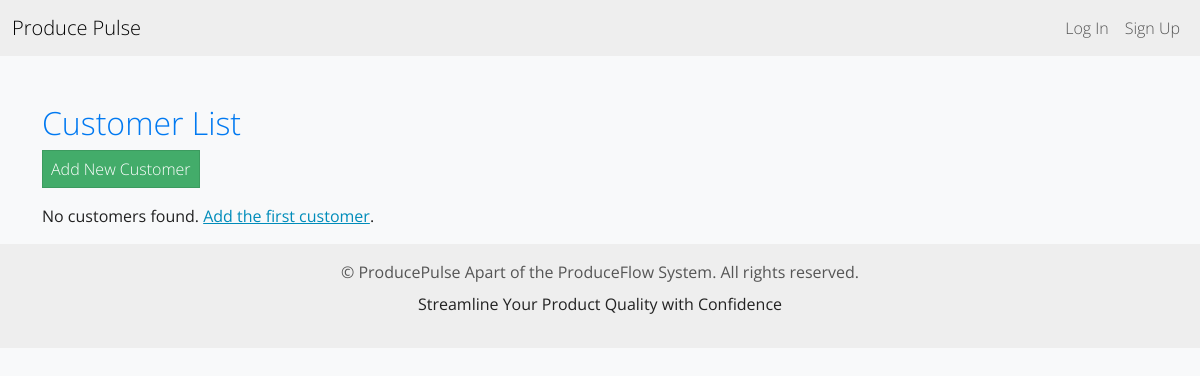
/customers/, run on an earlier commit of the app's database.
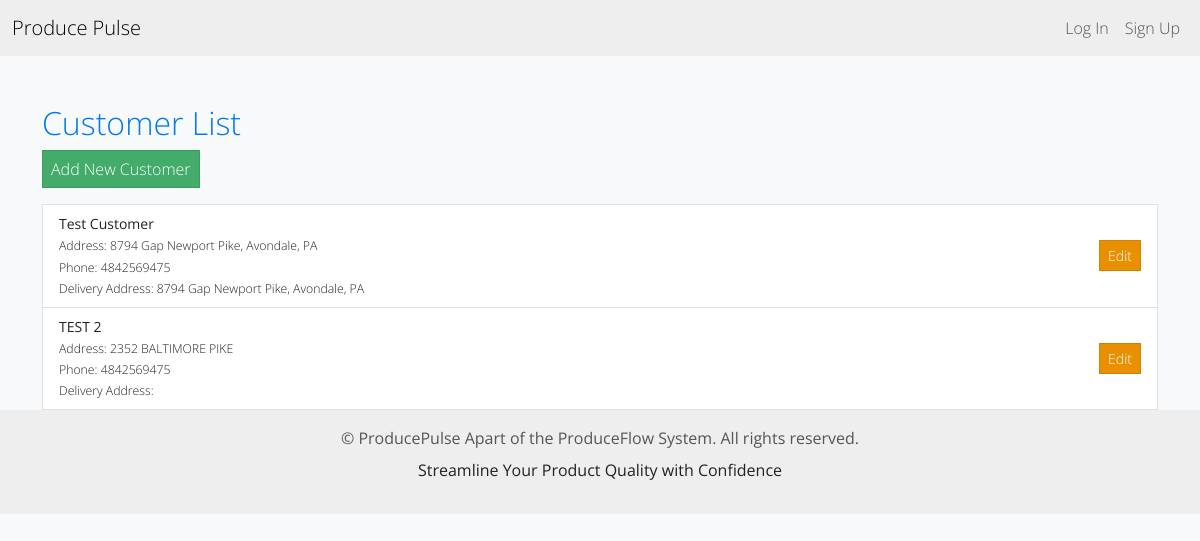
And on a later commit of the database.
### inventory/models.py (models this page shows, shortened)
class OrderCustomer(models.Model):
    name = models.CharField(max_length=255)
    address = models.CharField(max_length=255, blank=True)
    phone_number = models.CharField(max_length=20, blank=True)
    delivery_address = models.CharField(max_length=255, blank=True)

### inventory/views.py (the view)
# urls.py: path('customers/', OrderCustomerListView.as_view(), name='order_customer_list'),
class OrderCustomerListView(ListView):
    model = OrderCustomer
    template_name = 'inventory/order_customer_list.html'
    context_object_name = 'customers'

### inventory/templates/inventory/order_customer_list.html
{% extends 'inventory/base.html' %}
{% block content %}
<div class="container mt-5">
    <h2>Customer List</h2>
    <a href="{% url 'add_customer' %}" class="btn btn-success mb-3">Add New Customer</a>
    {% if customers %}
        <ul class="list-group">
            {% for customer in customers %}
            <li class="list-group-item d-flex justify-content-between align-items-center">
                <div>
                    <strong>{{ customer.name }}</strong><br>
                    <small>
                        Address: {{ customer.address }}<br>
                        Phone: {{ customer.phone_number }}<br>
                        Delivery Address: {{ customer.delivery_address }}
                    </small>
                </div>
                <a href="{% url 'edit_customer' customer.pk %}" class="btn btn-warning btn-sm">Edit</a>
            </li>
            {% endfor %}
        </ul>
    {% else %}
        <p>No customers found. <a href="{% url 'add_customer' %}">Add the first customer</a>.</p>
    {% endif %}
</div>
{% endblock %}

### inventory/templates/inventory/base.html (shortened to what this page needs)
<!DOCTYPE html>
<html lang="en">
<head>
    {% load static %}
    <link href="https://bootswatch.com/5/yeti/bootstrap.min.css" rel="stylesheet">
    <link href="https://cdnjs.cloudflare.com/ajax/libs/bootstrap-datepicker/1.9.0/css/bootstrap-datepicker.min.css" rel="stylesheet">
    <link href="{% static 'css/styles.css' %}" rel="stylesheet">
</head>
<body>
    {% include 'inventory/navigation.html' %}
    {% block content %}
    {% endblock content %}
</body>
<footer>
    {% include 'inventory/footer.html' %}
</footer>
</html>

### inventory/templates/inventory/navigation.html (shortened to what this page needs)
<nav class="navbar navbar-expand-lg bg-light">
    <div class="container-fluid">
        <a class="navbar-brand" href="{% url 'index' %}">Produce Pulse</a>
        <div class="collapse navbar-collapse justify-content-end" id="navbarNav">
            <ul class="navbar-nav">
                {% if user.is_authenticated %}
                </li>
                <li class="nav-item dropdown">
                    <a class="nav-link dropdown-toggle" href="#" id="orderprocessDropdown" role="button" data-bs-toggle="dropdown" aria-expanded="false">
                        Order Processing
                    </a>
                    <ul class="dropdown-menu" aria-labelledby="orderprocessDropdown">
                        <li><a class="dropdown-item" href="{% url 'order_history' %}">Order Dashboard</a></li>
                        <li><a class="dropdown-item" href="{% url 'create_order' %}">Order Entry</a></li>
                        <li><a class="dropdown-item" href="">Build Order</a></li>
                    </ul>
                </li>
                <li class="nav-item dropdown">
                    <a class="nav-link dropdown-toggle" href="#" id="wmsDropdown" role="button" data-bs-toggle="dropdown" aria-expanded="false">
                        Inventory
                    </a>
                    <ul class="dropdown-menu" aria-labelledby="wmsDropdown">
                        <li><a class="dropdown-item" href="">Receive Inventory</a></li>
                        <li><a class="dropdown-item" href="">Adjust Inventory</a></li>
                        <li><a class="dropdown-item" href="">Manage Inventory</a></li>
                    </ul>
                </li>
                <li class="nav-item dropdown">
                    <a class="nav-link dropdown-toggle" href="#" id="dashboardDropdown" role="button" data-bs-toggle="dropdown" aria-expanded="false">
                        Quality Control
                    </a>
                    <ul class="dropdown-menu" aria-labelledby="dashboardDropdown">
                        <li><a class="dropdown-item" href="{% url 'cdashboard' %}">Overview</a></li>
                        <li><a class="dropdown-item" href="{% url 'add-item' %}">Add Item</a></li>
                        <li><a class="dropdown-item" href="{% url 'generate_report' %}">Reports</a></li>
                    </ul>
                </li>
                <li class="nav-item dropdown">
                    <a class="nav-link dropdown-toggle" href="#" id="adminDropdown" role="button" data-bs-toggle="dropdown" aria-expanded="false">
                        Administration
                    </a>
                    <ul class="dropdown-menu" aria-labelledby="adminDropdown">
                        <li><a class="dropdown-item" href="{% url 'product_list' %}">Item Management</a></li>
                        <li><a class="dropdown-item" href="{% url 'order_customer_list' %}">Manage Customers</a></li>
                        <li><a class="dropdown-item" href="">Manage Vendors</a></li>
                        <li><a class="dropdown-item" href="">User Management</a></li>
                    </ul>
                <li class="nav-item dropdown">
                    <a class="nav-link dropdown-toggle" href="#" id="profileDropdown" role="button" data-bs-toggle="dropdown" aria-expanded="false">
                        {{ user.username }}
                    </a>
                    <ul class="dropdown-menu" aria-labelledby="profileDropdown">
                        <li><a class="dropdown-item" href="{% url 'profile' %}">Profile</a></li>
                        <li><a class="dropdown-item" href="{% url 'logout' %}">Sign Out</a></li>
                    </ul>
                </li>
                {% else %}
                <li class="nav-item">
                    <a class="nav-link" href="{% url 'login' %}">Log In</a>
                </li>
                <li class="nav-item">
                    <a class="nav-link" href="{% url 'signup' %}">Sign Up</a>
                </li>
                {% endif %}
            </ul>
        </div>
    </div>
</nav>

### inventory/templates/inventory/footer.html
<footer class="footer mt-auto py-3 bg-light">
    <div class="container text-center">
        <span class="text-muted">&copy; {{ current_year }} ProducePulse Apart of the ProduceFlow System. All rights reserved.</span>
        <p class="mt-2">Streamline Your Product Quality with Confidence</p>
    </div>
</footer>

### static/css/styles.css (style rules this page uses)
body { background-color: #f8f9fa; }
h1, h2 { color: #0079f1; }

What changed in the data, as far as the page shows it:
added OrderCustomer: name "Test Customer", address "8794 Gap Newport Pike, Avondale, PA", phone_number "4842569475", delivery_address "8794 Gap Newport Pike, Avondale, PA"
added OrderCustomer: name "TEST 2", address "2352 BALTIMORE PIKE", phone_number "4842569475"
Also different on the page:
text no longer shown: "No customers found. Add the first customer ."
